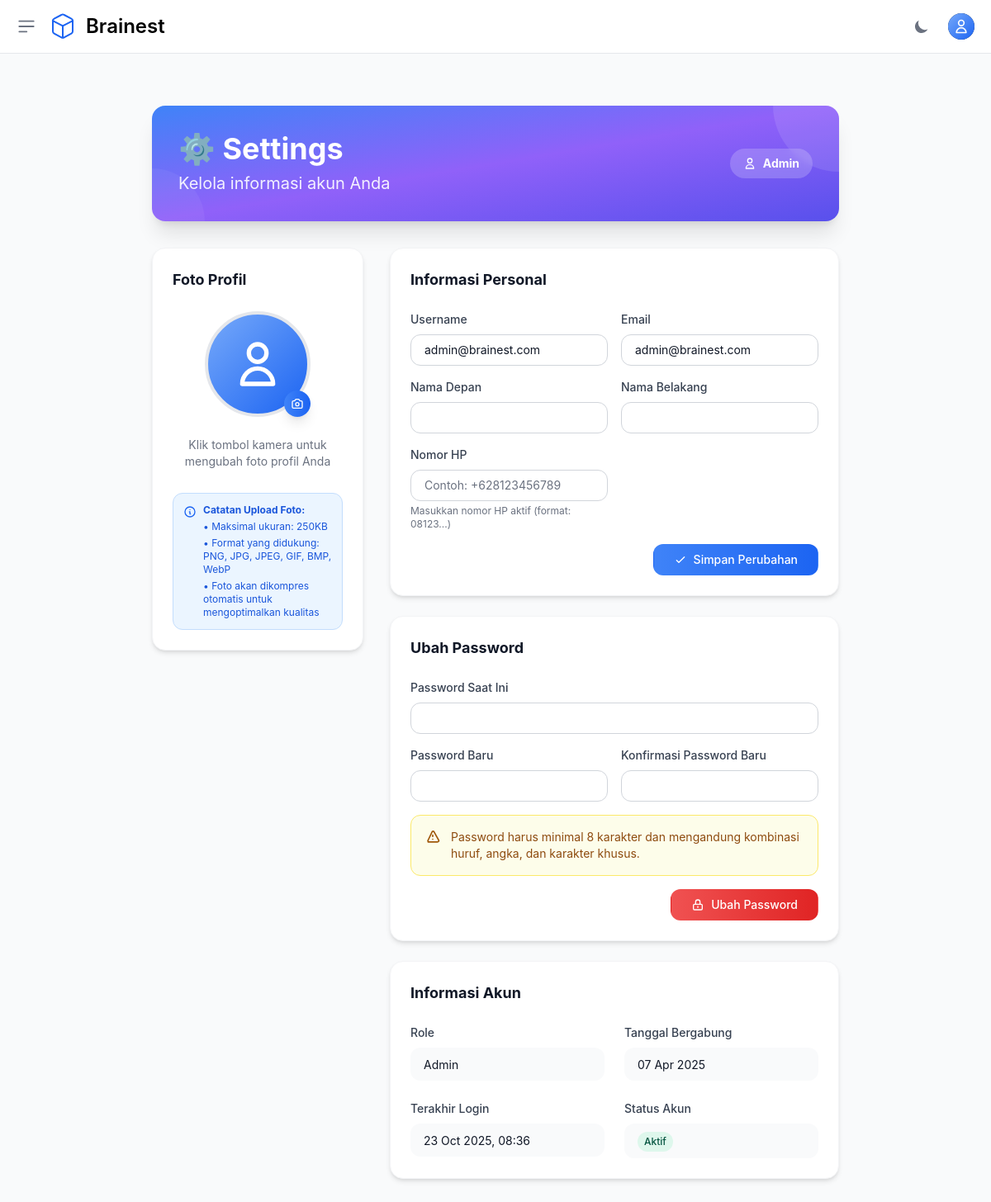
Page /settings/ (signed in) on the earlier database version.
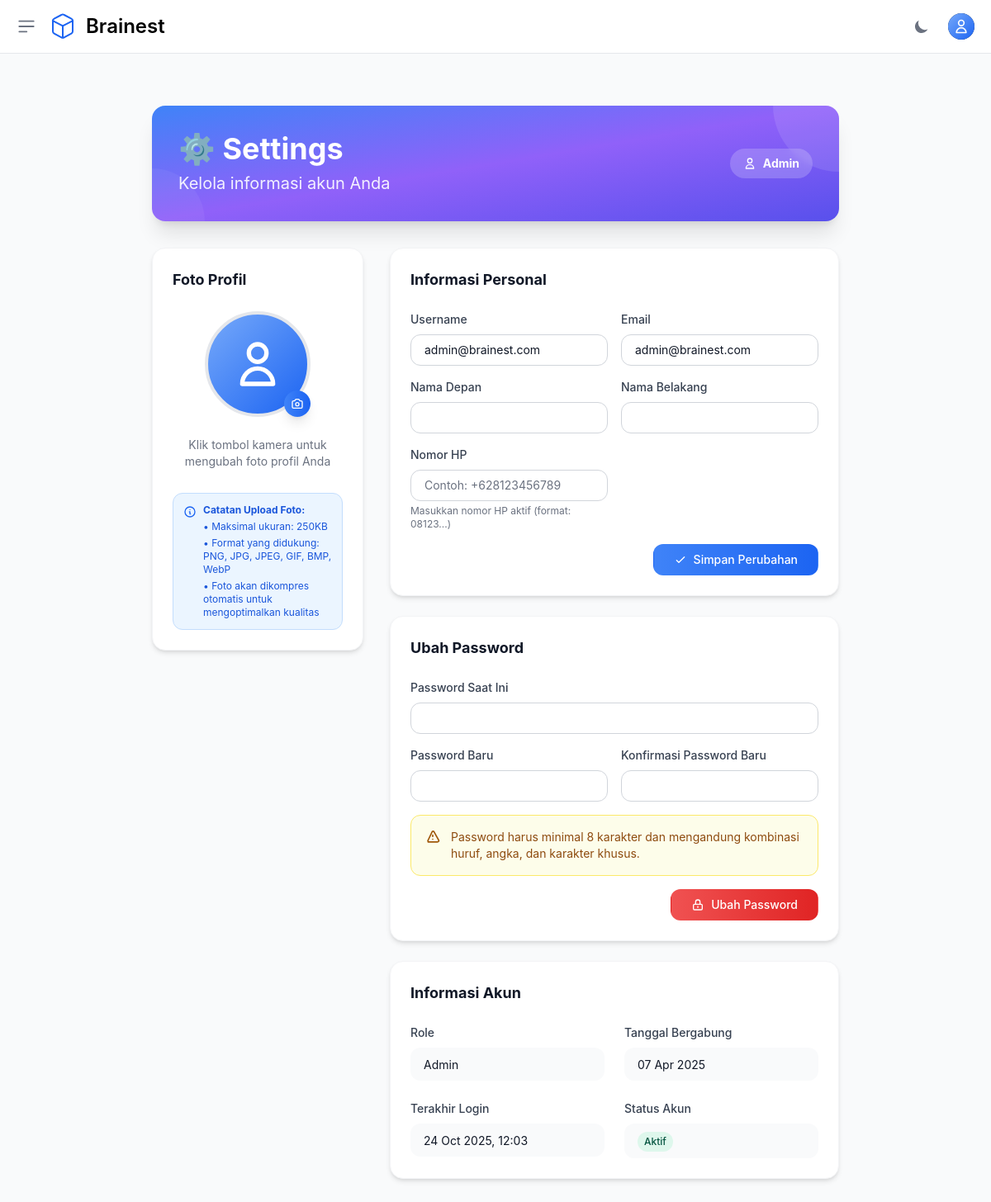
Same page on the later database version.
### otosapp/models.py (models this page shows, shortened)
class User(AbstractUser):
    email = models.EmailField(unique=True)
    phone_number = models.CharField(max_length=20, null=True, blank=True, verbose_name='Phone Number')
    USERNAME_FIELD = 'email'
    REQUIRED_FIELDS = ['username']
    role = models.ForeignKey('Role', on_delete=models.SET_NULL, null=True)
    profile_picture = models.ImageField(upload_to='profile_pictures/', null=True, blank=True, storage=get_storage, max_length=500)
    email_verified_at = models.DateTimeField(null=True, blank=True)
    groups = models.ManyToManyField(
        Group,
        related_name="custom_user_set",  # Add a custom related name here
        blank=True,
        help_text="The groups this user belongs to.",
        verbose_name="groups"
    )
    user_permissions = models.ManyToManyField(
        Permission,
        related_name="custom_user_permissions",  # Add a custom related name here
        blank=True,
        help_text="Specific permissions for this user.",
        verbose_name="user permissions"
    )
    def is_student(self):
        return self.role and self.role.role_name == 'Student'

class Role(models.Model):
    role_name = models.CharField(max_length=200, unique=True)

### otosapp/views.py (the view, shortened to what this page needs)
# urls.py: path('settings/', views.settings_view, name='settings'),
@login_required
def settings_view(request):
    from .forms import UserProfileForm, ProfilePictureForm, CustomPasswordChangeForm, StudentGoalForm
    from django.contrib.auth import update_session_auth_hash
    active_goal = request.user.get_active_goal() if request.user.is_student() else None
    goal_form = StudentGoalForm(instance=active_goal) if request.user.is_student() else None
    student_subscription = None
    student_subscription_state = None
    context = {
        'user': request.user,
        'student_subscription': student_subscription,
        'student_subscription_state': student_subscription_state,
        'goal_form': goal_form,
        'active_goal': active_goal,
    }
    return render(request, 'settings.html', context)

### otosapp/templates/settings.html (shortened to what the changed rows need)
{% extends 'base.html' %}
{% load media_helpers %}
{% block content %}
<div class="max-w-4xl mx-auto px-4 sm:px-6 lg:px-8 mt-8">
    <div class="bg-gradient-to-br from-blue-500 via-purple-500 to-indigo-600 rounded-2xl shadow-xl p-8 mb-8 text-white relative overflow-hidden">
        <div class="relative z-10">
            <div class="flex flex-col md:flex-row md:items-center md:justify-between">
                <div>
                    <h1 class="text-3xl md:text-4xl font-bold mb-2">⚙️ Settings</h1>
                </div>
                <div class="mt-4 md:mt-0">
                    <div class="inline-flex items-center px-4 py-2 rounded-full text-sm font-bold bg-white/20 backdrop-blur-sm">
                        <svg class="w-4 h-4 mr-2" fill="none" stroke="currentColor" stroke-width="2" viewBox="0 0 24 24">
                            <path stroke-linecap="round" stroke-linejoin="round" d="M16 7a4 4 0 11-8 0 4 4 0 018 0zM12 14a7 7 0 00-7 7h14a7 7 0 00-7-7z"></path>
                        </svg>
                        {{ user.role.role_name }}
                    </div>
                </div>
            </div>
        </div>
    </div>
    <div class="grid grid-cols-1 lg:grid-cols-3 gap-8">
        <div class="lg:col-span-2 space-y-6">
            <div class="bg-white dark:bg-gray-800 rounded-2xl shadow-md p-6 border border-gray-100 dark:border-gray-700">
                <form method="post" id="profileForm" class="space-y-4">
                    <div class="grid grid-cols-1 md:grid-cols-2 gap-4">
                        <div>
                            <label for="username" class="block text-sm font-medium text-gray-700 dark:text-gray-300 mb-2">Username</label>
                            <input type="text"
                                   id="username"
                                   name="username"
                                   value="{{ user.username }}"
                                   class="w-full px-4 py-2 border border-gray-300 dark:border-gray-600 rounded-xl text-sm focus:ring-2 focus:ring-blue-500 focus:border-transparent bg-white dark:bg-gray-700 text-gray-900 dark:text-white">
                        </div>
                        <div>
                            <label for="email" class="block text-sm font-medium text-gray-700 dark:text-gray-300 mb-2">Email</label>
                            <input type="email"
                                   id="email"
                                   name="email"
                                   value="{{ user.email }}"
                                   class="w-full px-4 py-2 border border-gray-300 dark:border-gray-600 rounded-xl text-sm focus:ring-2 focus:ring-blue-500 focus:border-transparent bg-white dark:bg-gray-700 text-gray-900 dark:text-white">
                        </div>
                    </div>
                    <div class="grid grid-cols-1 md:grid-cols-2 gap-4">
                        <div>
                            <label for="first_name" class="block text-sm font-medium text-gray-700 dark:text-gray-300 mb-2">Nama Depan</label>
                            <input type="text"
                                   id="first_name"
                                   name="first_name"
                                   value="{{ user.first_name }}"
                                   class="w-full px-4 py-2 border border-gray-300 dark:border-gray-600 rounded-xl text-sm focus:ring-2 focus:ring-blue-500 focus:border-transparent bg-white dark:bg-gray-700 text-gray-900 dark:text-white">
                        </div>
                        <div>
                            <label for="last_name" class="block text-sm font-medium text-gray-700 dark:text-gray-300 mb-2">Nama Belakang</label>
                            <input type="text"
                                   id="last_name"
                                   name="last_name"
                                   value="{{ user.last_name }}"
                                   class="w-full px-4 py-2 border border-gray-300 dark:border-gray-600 rounded-xl text-sm focus:ring-2 focus:ring-blue-500 focus:border-transparent bg-white dark:bg-gray-700 text-gray-900 dark:text-white">
                        </div>
                    </div>
                    <div class="grid grid-cols-1 md:grid-cols-2 gap-4">
                        <div>
                            <label for="phone_number" class="block text-sm font-medium text-gray-700 dark:text-gray-300 mb-2 {% if user.phone_number %}{% else %}text-gray-700 dark:text-gray-300{% endif %} mb-2">Nomor HP</label>
                            <input type="text"
                                   id="phone_number"
                                   name="phone_number"
                                   value="{{ user.phone_number|default:'' }}"
                                   placeholder="Contoh: +628123456789"
                                   class="w-full px-4 py-2 border border-gray-300 dark:border-gray-600 rounded-xl text-sm focus:ring-2 focus:ring-blue-500 focus:border-transparent bg-white dark:bg-gray-700 text-gray-900 dark:text-white">
                            <p class="mt-1 text-xs text-gray-500 dark:text-gray-400">Masukkan nomor HP aktif (format: 08123...)</p>
                        </div>
                    </div>
                </form>
            </div>
            <div class="bg-white dark:bg-gray-800 rounded-2xl shadow-md p-6 border border-gray-100 dark:border-gray-700">
                <div class="grid grid-cols-1 md:grid-cols-2 gap-6">
                    <div>
                        <div class="px-4 py-2 bg-gray-50 dark:bg-gray-700 rounded-xl">
                            <span class="text-sm text-gray-900 dark:text-white">{{ user.role.role_name }}</span>
                        </div>
                    </div>
                    <div>
                        <div class="px-4 py-2 bg-gray-50 dark:bg-gray-700 rounded-xl">
                            <span class="text-sm text-gray-900 dark:text-white">{{ user.date_joined|date:"d M Y" }}</span>
                        </div>
                    </div>
                    <div>
                        <div class="px-4 py-2 bg-gray-50 dark:bg-gray-700 rounded-xl">
                            <span class="text-sm text-gray-900 dark:text-white">
                                {% if user.last_login %}
                                    {{ user.last_login|date:"d M Y, H:i" }}
                                {% else %}
                                    Belum pernah login
                                {% endif %}
                            </span>
                        </div>
                    </div>
                </div>
            </div>
        </div>
    </div>
</div>
{% endblock %}

Differences in the rows shown:
changed User "admin@brainest.com": last_login "23 Oct 2025, 08:36" → "24 Oct 2025, 12:03"
